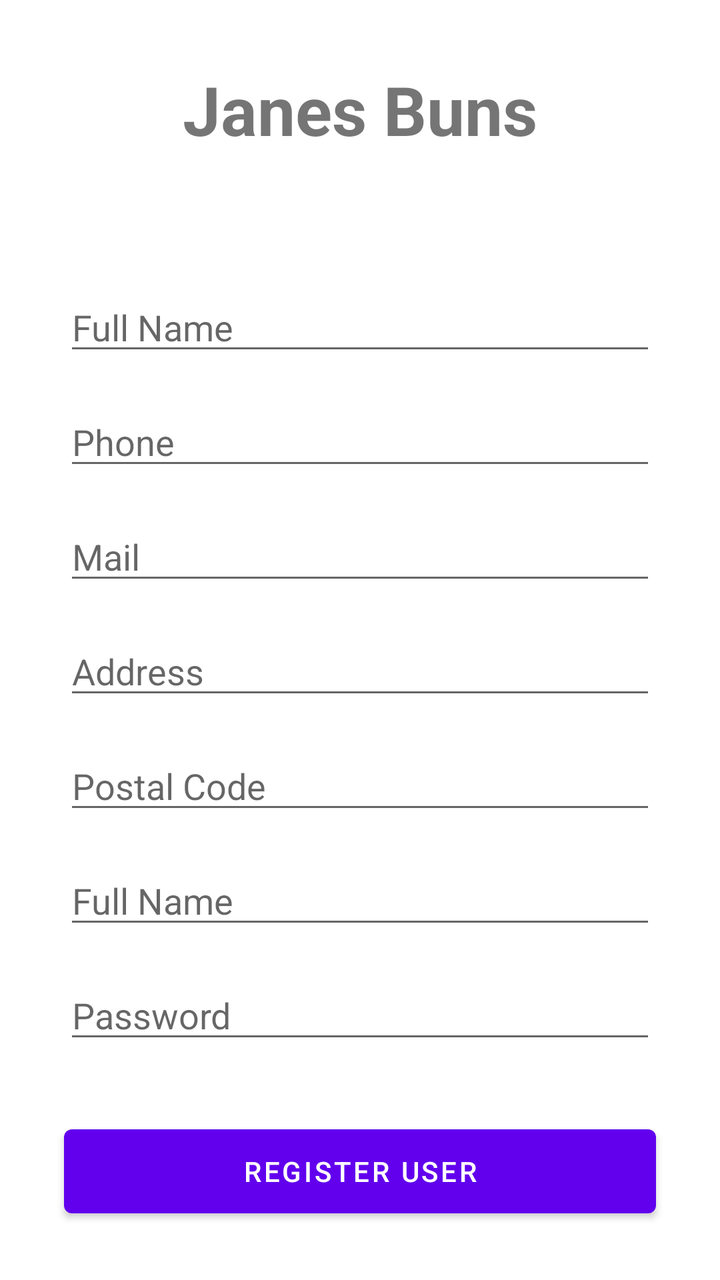
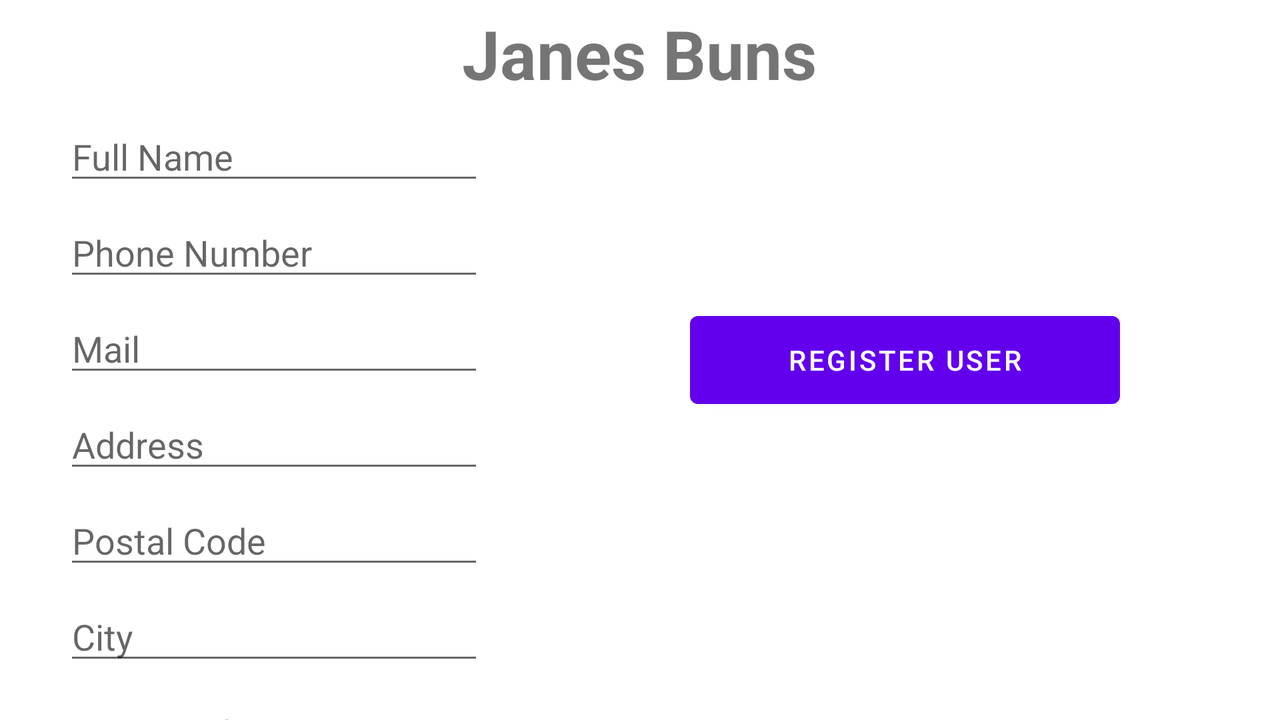

One screen, two layout resources from the same app: the default and the repository's alternative for another configuration. Each is rendered where Android would select it; the XML of both is given below.
<!-- AndroidManifest.xml: application theme Theme.JanesBuns -->
<!-- res/layout/activity_register.xml -->
<?xml version="1.0" encoding="utf-8"?>
<androidx.constraintlayout.widget.ConstraintLayout xmlns:android="http://schemas.android.com/apk/res/android"
    xmlns:app="http://schemas.android.com/apk/res-auto"
    xmlns:tools="http://schemas.android.com/tools"
    android:layout_width="match_parent"
    android:layout_height="match_parent"
    tools:context=".activities.RegisterActivity">

    <EditText
        android:id="@+id/addressRegisterEditText"
        android:layout_width="0dp"
        android:layout_height="wrap_content"
        android:layout_marginStart="32dp"
        android:layout_marginTop="16dp"
        android:layout_marginEnd="32dp"
        android:ems="10"
        android:hint="Address"
        android:inputType="text"
        app:layout_constraintEnd_toEndOf="parent"
        app:layout_constraintStart_toStartOf="parent"
        app:layout_constraintTop_toBottomOf="@+id/emailRegisterEditText" />

    <EditText
        android:id="@+id/postalCodeRegisterEditText"
        android:layout_width="0dp"
        android:layout_height="wrap_content"
        android:layout_marginStart="32dp"
        android:layout_marginTop="16dp"
        android:layout_marginEnd="32dp"
        android:ems="10"
        android:hint="Postal Code"
        android:inputType="number"
        app:layout_constraintEnd_toEndOf="parent"
        app:layout_constraintStart_toStartOf="parent"
        app:layout_constraintTop_toBottomOf="@+id/addressRegisterEditText" />

    <Button
        android:id="@+id/registerButtonRegister"
        android:layout_width="0dp"
        android:layout_height="54dp"
        android:layout_marginStart="32dp"
        android:layout_marginTop="32dp"
        android:layout_marginEnd="32dp"
        android:text="Register User"
        app:layout_constraintEnd_toEndOf="parent"
        app:layout_constraintStart_toStartOf="parent"
        app:layout_constraintTop_toBottomOf="@+id/passwordRegisterEditText"
        tools:text="Register User" />

    <EditText
        android:id="@+id/passwordRegisterEditText"
        android:layout_width="0dp"
        android:layout_height="wrap_content"
        android:layout_marginStart="32dp"
        android:layout_marginTop="16dp"
        android:layout_marginEnd="32dp"
        android:ems="10"
        android:hint="Password"
        android:inputType="textPassword"
        app:layout_constraintEnd_toEndOf="parent"
        app:layout_constraintStart_toStartOf="parent"
        app:layout_constraintTop_toBottomOf="@+id/cityRegisterEditText" />

    <EditText
        android:id="@+id/emailRegisterEditText"
        android:layout_width="0dp"
        android:layout_height="wrap_content"
        android:layout_marginStart="32dp"
        android:layout_marginTop="16dp"
        android:layout_marginEnd="32dp"
        android:ems="10"
        android:hint="@string/mail"
        android:inputType="textEmailAddress"
        app:layout_constraintEnd_toEndOf="parent"
        app:layout_constraintStart_toStartOf="parent"
        app:layout_constraintTop_toBottomOf="@+id/phoneRegisterEditText" />

    <EditText
        android:id="@+id/nameRegisterEditText"
        android:layout_width="0dp"
        android:layout_height="wrap_content"
        android:layout_marginStart="32dp"
        android:layout_marginTop="64dp"
        android:layout_marginEnd="32dp"
        android:ems="10"
        android:hint="Full Name"
        android:inputType="text"
        app:layout_constraintEnd_toEndOf="parent"
        app:layout_constraintStart_toStartOf="parent"
        app:layout_constraintTop_toBottomOf="@+id/titleRegisterTextView" />

    <EditText
        android:id="@+id/cityRegisterEditText"
        android:layout_width="0dp"
        android:layout_height="wrap_content"
        android:layout_marginStart="32dp"
        android:layout_marginTop="16dp"
        android:layout_marginEnd="32dp"
        android:ems="10"
        android:hint="Full Name"
        android:inputType="text"
        app:layout_constraintEnd_toEndOf="parent"
        app:layout_constraintStart_toStartOf="parent"
        app:layout_constraintTop_toBottomOf="@+id/postalCodeRegisterEditText" />

    <EditText
        android:id="@+id/phoneRegisterEditText"
        android:layout_width="0dp"
        android:layout_height="wrap_content"
        android:layout_marginStart="32dp"
        android:layout_marginTop="16dp"
        android:layout_marginEnd="32dp"
        android:ems="10"
        android:hint="Phone"
        android:inputType="phone"
        app:layout_constraintEnd_toEndOf="parent"
        app:layout_constraintStart_toStartOf="parent"
        app:layout_constraintTop_toBottomOf="@+id/nameRegisterEditText" />

    <TextView
        android:id="@+id/titleRegisterTextView"
        android:layout_width="wrap_content"
        android:layout_height="wrap_content"
        android:layout_marginTop="32dp"
        android:text="Janes Buns"
        android:textSize="34sp"
        android:textStyle="bold"
        app:layout_constraintEnd_toEndOf="parent"
        app:layout_constraintStart_toStartOf="parent"
        app:layout_constraintTop_toTopOf="parent" />

</androidx.constraintlayout.widget.ConstraintLayout>
<!-- resources referenced by this layout -->
<resources>
  <string name="mail">Mail</string>
  <style name="Theme.JanesBuns" parent="Theme.MaterialComponents.DayNight.DarkActionBar">
          
          <item name="colorPrimary">@color/purple_500</item>
          <item name="colorPrimaryVariant">@color/purple_700</item>
          <item name="colorOnPrimary">@color/white</item>
          
          <item name="colorSecondary">@color/teal_200</item>
          <item name="colorSecondaryVariant">@color/teal_700</item>
          <item name="colorOnSecondary">@color/black</item>
          
          <item name="windowActionBar"> false </item>
          <item name="windowNoTitle"> true </item>
          <item name="android:statusBarColor" tools:targetApi="l">?attr/colorPrimaryVariant</item>
          
      </style>
  <color name="purple_500">#FF6200EE</color>
  <color name="purple_700">#FF3700B3</color>
  <color name="white">#FFFFFFFF</color>
  <color name="teal_200">#FF03DAC5</color>
  <color name="teal_700">#FF018786</color>
  <color name="black">#FF000000</color>
</resources>
<!-- res/layout-land/activity_register.xml (the repository's variant of the layout above) -->
<!-- drawn on the phone turned sideways -->
<?xml version="1.0" encoding="utf-8"?>
<androidx.constraintlayout.widget.ConstraintLayout xmlns:android="http://schemas.android.com/apk/res/android"
    xmlns:app="http://schemas.android.com/apk/res-auto"
    xmlns:tools="http://schemas.android.com/tools"
    android:layout_width="match_parent"
    android:layout_height="match_parent"
    tools:context=".activities.RegisterActivity">

    <EditText
        android:id="@+id/addressRegisterEditText"
        android:layout_width="0dp"
        android:layout_height="40dp"
        android:layout_marginStart="32dp"
        android:layout_marginTop="8dp"
        android:ems="10"
        android:hint="@string/address"
        android:inputType="text"
        android:minHeight="48dp"
        app:layout_constraintStart_toStartOf="parent"
        app:layout_constraintTop_toBottomOf="@+id/emailRegisterEditText" />

    <EditText
        android:id="@+id/postalCodeRegisterEditText"
        android:layout_width="0dp"
        android:layout_height="40dp"
        android:layout_marginStart="32dp"
        android:layout_marginTop="8dp"
        android:ems="10"
        android:hint="@string/postalCode"
        android:inputType="number"
        android:minHeight="48dp"
        app:layout_constraintStart_toStartOf="parent"
        app:layout_constraintTop_toBottomOf="@+id/addressRegisterEditText" />

    <Button
        android:id="@+id/registerButtonRegister"
        android:layout_width="215dp"
        android:layout_height="56dp"
        android:layout_marginStart="24dp"
        android:text="@string/registerUser"
        app:layout_constraintBottom_toBottomOf="parent"
        app:layout_constraintEnd_toEndOf="parent"
        app:layout_constraintHorizontal_bias="0.496"
        app:layout_constraintStart_toEndOf="@+id/addressRegisterEditText"
        app:layout_constraintTop_toTopOf="parent"
        tools:text="Register User" />

    <EditText
        android:id="@+id/passwordRegisterEditText"
        android:layout_width="0dp"
        android:layout_height="40dp"
        android:layout_marginStart="32dp"
        android:layout_marginTop="8dp"
        android:ems="10"
        android:hint="@string/password"
        android:inputType="textPassword"
        android:minHeight="48dp"
        app:layout_constraintStart_toStartOf="parent"
        app:layout_constraintTop_toBottomOf="@+id/cityRegisterEditText" />

    <EditText
        android:id="@+id/emailRegisterEditText"
        android:layout_width="0dp"
        android:layout_height="40dp"
        android:layout_marginStart="32dp"
        android:layout_marginTop="8dp"
        android:ems="10"
        android:hint="@string/mail"
        android:inputType="textEmailAddress"
        android:minHeight="48dp"
        app:layout_constraintStart_toStartOf="parent"
        app:layout_constraintTop_toBottomOf="@+id/phoneRegisterEditText" />

    <EditText
        android:id="@+id/nameRegisterEditText"
        android:layout_width="0dp"
        android:layout_height="40dp"
        android:layout_marginStart="32dp"
        android:layout_marginTop="8dp"
        android:ems="10"
        android:hint="@string/name"
        android:inputType="text"
        android:minHeight="48dp"
        app:layout_constraintStart_toStartOf="parent"
        app:layout_constraintTop_toBottomOf="@+id/titleRegisterTextView" />

    <EditText
        android:id="@+id/cityRegisterEditText"
        android:layout_width="0dp"
        android:layout_height="40dp"
        android:layout_marginStart="32dp"
        android:layout_marginTop="8dp"
        android:ems="10"
        android:hint="@string/city"
        android:inputType="text"
        android:minHeight="48dp"
        app:layout_constraintStart_toStartOf="parent"
        app:layout_constraintTop_toBottomOf="@+id/postalCodeRegisterEditText" />

    <EditText
        android:id="@+id/phoneRegisterEditText"
        android:layout_width="0dp"
        android:layout_height="40dp"
        android:layout_marginStart="32dp"
        android:layout_marginTop="8dp"
        android:ems="10"
        android:hint="@string/phone"
        android:inputType="phone"
        android:minHeight="48dp"
        app:layout_constraintStart_toStartOf="parent"
        app:layout_constraintTop_toBottomOf="@+id/nameRegisterEditText" />

    <TextView
        android:id="@+id/titleRegisterTextView"
        android:layout_width="wrap_content"
        android:layout_height="wrap_content"
        android:layout_marginTop="4dp"
        android:text="Janes Buns"
        android:textSize="34sp"
        android:textStyle="bold"
        app:layout_constraintEnd_toEndOf="parent"
        app:layout_constraintHorizontal_bias="0.499"
        app:layout_constraintStart_toStartOf="parent"
        app:layout_constraintTop_toTopOf="parent" />

</androidx.constraintlayout.widget.ConstraintLayout>
<!-- resources referenced by the variant -->
<!-- as the phone turned sideways resolves them -->
<resources>
  <string name="address">Address</string>
  <string name="city">City</string>
  <string name="mail">Mail</string>
  <string name="name">Full Name</string>
  <string name="password">Password</string>
  <string name="phone">Phone Number</string>
  <string name="postalCode">Postal Code</string>
  <string name="registerUser">Register User</string>
  <style name="Theme.JanesBuns" parent="Theme.MaterialComponents.DayNight.DarkActionBar">
          
          <item name="colorPrimary">@color/purple_500</item>
          <item name="colorPrimaryVariant">@color/purple_700</item>
          <item name="colorOnPrimary">@color/white</item>
          
          <item name="colorSecondary">@color/teal_200</item>
          <item name="colorSecondaryVariant">@color/teal_700</item>
          <item name="colorOnSecondary">@color/black</item>
          
          <item name="windowActionBar"> false </item>
          <item name="windowNoTitle"> true </item>
          <item name="android:statusBarColor" tools:targetApi="l">?attr/colorPrimaryVariant</item>
          
      </style>
  <color name="purple_500">#FF6200EE</color>
  <color name="purple_700">#FF3700B3</color>
  <color name="white">#FFFFFFFF</color>
  <color name="teal_200">#FF03DAC5</color>
  <color name="teal_700">#FF018786</color>
  <color name="black">#FF000000</color>
</resources>
